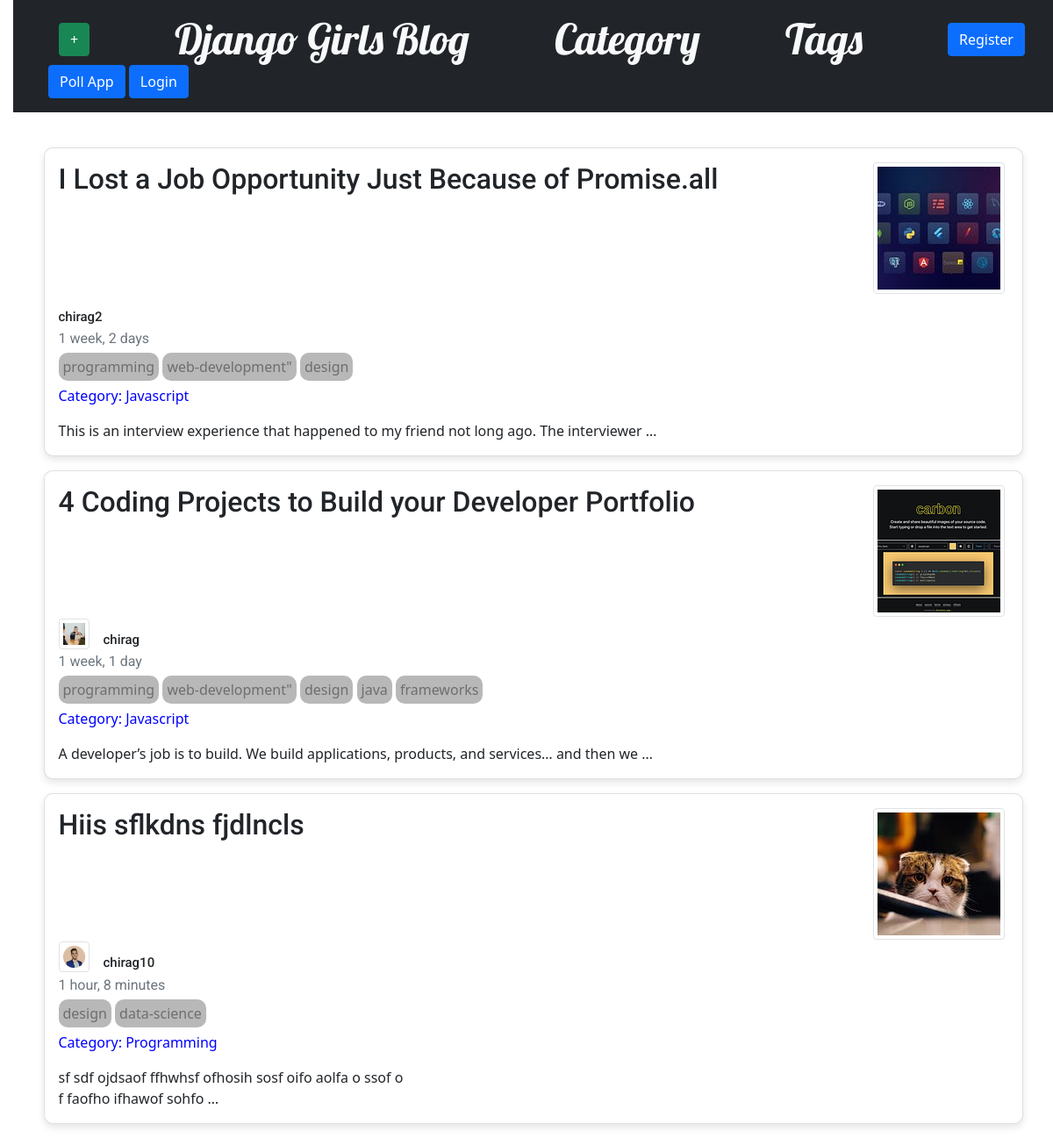
Screenshot of /tag/design with the database file from the repository.
### blog/models.py (models this page shows, shortened)
class Post(models.Model):
    author = models.ForeignKey(settings.AUTH_USER_MODEL, on_delete=models.CASCADE)
    post_cat = models.ForeignKey(Category,on_delete=models.CASCADE,null=True)
    tags = models.ManyToManyField(Tag)
    post_slug = AutoSlugField(populate_from='title', unique=True, null=True, default=None, )
    title = models.CharField(max_length=200)
    text = models.TextField()
    created_date = models.DateTimeField(default=timezone.now, editable=False)
    published_date = models.DateTimeField(blank=True, null=True)
    image = models.ImageField(null=True,blank=True)
    feature_img = models.ImageField(null=True,blank=True)

class CustomUser(AbstractUser):
    GENDER_CHOICES = (
        ('M', 'Male'),
        ('F', 'Female'),
    )
    COUNTRY_CHOICES = sorted(COUNTRY_CHOICES, key=lambda x: x[1])
    gender = models.CharField(max_length=60,default='M',choices=GENDER_CHOICES,blank=True)
    city = models.CharField(max_length=80,default='Bhilwara',blank=True)
    state = models.CharField(max_length=90,default='Rajasthan',blank=True)
    country = models.CharField(max_length=50,blank=True,default='India',choices=COUNTRY_CHOICES)
    designation = models.CharField(max_length=50,null=True,blank=True)
    img = models.ImageField(blank=True,null=True,upload_to='profile_images/',)
    phone = models.PositiveBigIntegerField(blank=True,default=0000000)
    pincode = models.PositiveIntegerField(blank=True,null=True)
    address = models.TextField(max_length=50,blank=True,null=True)
    dob = models.DateField(blank=True,null=True)

class Tag(models.Model):
    name = models.CharField(max_length=50, unique=True,null=True)
    description = models.TextField(max_length=120,default="Hii this is the discription")

class Category(models.Model):
    title = models.CharField(max_length=60)
    description = models.TextField(max_length=120,default="Hii this is the discription")

### blog/views.py (the view)
# urls.py: path('tag/<tag_slug>',views.Tag_Details,name='Tag_post')
def Tag_Details(request, tag_slug):
    tags = get_object_or_404(Tag, name=tag_slug)
    posts = Post.objects.filter(tags=tags)
    return render(request, 'blog/post_list.html', {'posts': posts})

### blog/templates/blog/post_list.html (shortened to what this page needs)
{% extends 'blog/base.html' %}
{% block content %}
    {% if posts.count < 1 %}
        <h1>No Post.</h1>
    {% else %}
        <div class="row">
            {% for post in posts %}
                <div >
                    <div class="card mb-3 custom-card" style="box-shadow: 0 4px 8px rgba(0, 0, 0, 0.1);" >
                        <a href="{% url 'blog:post_detail' post_slug=post.post_slug %}" class="custom-font text-reset text-decoration-none">
                        <div class="card-body w-100">
                            <div style="display: flex; justify-content: space-between;">
                                <h2 class="card-title mb-0 custom-font text-decoration-none">{{ post.title|truncatewords:10  }}</h2>
                                <img src="{{ post.image.url }}" class="img-thumbnail me-1" alt="{{ post.title }}">
                            </div>
                            <div style="display: flex; align-items: center;">
                                {% if post.author.img %}
                                    <img src="{{ post.author.img.url }}" class="img-thumbnail me-3"  width="35px" height="35px" alt="{{ post.author.username }}'s Image">
                                {% endif %}
                                <h2 class="card-title mb-0">
                                    <small style="font-size: 15px;" class="custom-font ">{{ post.author.username }}</small>
                                </h2>
                            </div>
                            <time class="date text-muted">
                                {{ post.published_date|timesince }}
                            </time>
                            <div class="mb-2 mt-2" >
                                {% for tag in post.tags.all %}
                                    <a class="tag" href="{%url 'blog:Tag_post' tag_slug=tag.name%}" ><span >{{ tag.name }}</span></a>
                                {% endfor %}
                            </div>
                            <p class="card-text" style="color: blue;">Category: {{ post.post_cat.title }}</p>
                            <p class="card-text">{{ post.text|linebreaksbr|truncatewords:15 }}</p>
                        </div>
                    </div>
                </div>
            {% endfor %}
        </div>
    {% endif %}
{% endblock %}

### blog/static/css/blog.css (style rules this page uses)
body { padding-left: 15px; }
h1, h2, h3, h4 { font-family: 'Lobster', cursive; }
.date { color: #828282; }
.custom-font { font-family: 'Roboto', sans-serif; text-decoration: none; }
.tag { color: rgb(110, 110, 110); padding: 5px; text-decoration: none; border-radius: 10px; background-color: rgb(184, 184, 184); }
.custom-card { border-radius: 10px; box-shadow: 0 4px 8px rgba(0, 0, 0, 0.1); }

### rows the page displays
Post: title "I Lost a Job Opportunity Just Because of Promise.all", image (picture), author.username "chirag2", published_date "1 week, 2 days", post_cat "Javascript", text "This is an interview experience that happened to my friend not long ago. The interviewer …"
Tag: name "programming"
Tag: name "web-development\""
Tag: name "design"
Post: title "4 Coding Projects to Build your Developer Portfolio", image (picture), author.img (picture), author.username "chirag", published_date "1 week, 1 day", post_cat "Javascript", text "A developer’s job is to build. We build applications, products, and services… and then we …"
Tag: name "java"
Tag: name "frameworks"
Post: title "Hiis sflkdns fjdlncls", image (picture), author.img (picture), author.username "chirag10", published_date "1 hour, 8 minutes", post_cat "Programming", text "sf sdf ojdsaof ffhwhsf ofhosih sosf oifo aolfa o ssof o f faofho ifhawof sohfo …"
Tag: name "data-science"
